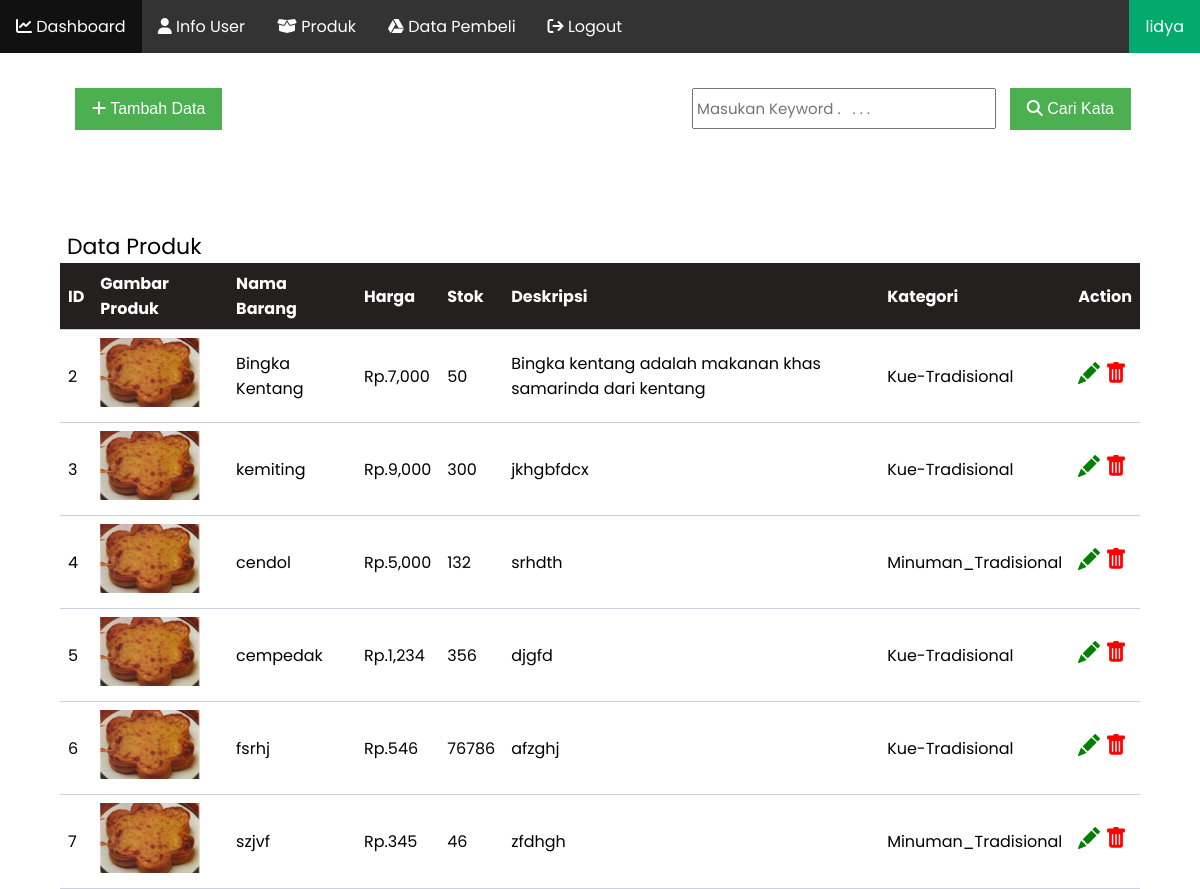
The app's page /admin/data_produk.php (signed in) with its own data.
### tables this page shows
CREATE TABLE `produk` (
  `id_produk` int(11) NOT NULL,
  `gambar` varchar(255) NOT NULL,
  `nama` varchar(30) NOT NULL,
  `harga` varchar(50) NOT NULL,
  `stok` varchar(11) NOT NULL,
  `deskripsi` text NOT NULL,
  `kategori` varchar(25) NOT NULL
);

### admin/data_produk.php (the view, shortened to what this page needs)
<?php
  $tampil = "SELECT * FROM produk ";
?>
<!DOCTYPE html>
<html lang="en">
<head>
</head>
<html>
<body>
  <nav>
    <ul>
    <li><a href="index.php"><i class="fa-solid fa-chart-line"></i> Dashboard</a></li>
    <li><a href="info_user.php"><i class="fa-solid fa-user"></i> Info User</a></li>
    <li><a href="data_produk.php"><i class="fa-solid fa-box-open"></i> Produk</a></li>
    <li><a href="data_beli.php"><i class="fa-brands fa-google-drive"></i> Data Pembeli</a></li>
    <li><a href="..\logout.php" onclick="return confirm('yakin?')"><i class="fa-solid fa-arrow-right-from-bracket"></i> Logout</a></li>
    <li style="float:right"><a href="profil_admin.php" class="active"><?php echo $_SESSION['username']?></a></li>
    </ul>
  </nav>
    <div class="tombol">
      <form    METHOD="POST" >
        <input type="text" name="keyword" style="height: 30px;" placeholder="Masukan Keyword .   . . . ">
        <button  class="create" type="submit" name="cari"><i class="fas fa-search"></i> Cari Kata</button>
      </form>
    </div>
    <a href="add_produk.php"><button class="tambah" ><i class="fa-solid fa-plus"></i> Tambah Data</button></a>
    <p class="info">Data Produk</p>
    <table>
        <tr>
            <th>ID</th>
            <th>Gambar Produk</th>
            <th>Nama Barang</th>
            <th>Harga</th>
            <th>Stok</th>
            <th>Deskripsi</th>
            <th>Kategori</th>
            <th>Action</th>
        </tr>
        <?php
        require "..\koneksi.php";
        $query = $db->query($tampil);
        foreach ($query as $data ){
        ?>
        <tr>
            <td><?php echo $data ['id_produk']?></td>
            <td><img src="../img/<?=$data['gambar']?>" alt="" width="100px"></td>
            <td><?php echo $data ['nama']?></td>
            <td>Rp.<?php echo number_format ($data ['harga'])?></td>
            <td><?php echo $data ['stok']?></td>
            <td><?php echo $data ['deskripsi']?></td>
            <td><?php echo $data ['kategori']?></td>
            <td colspan='2'>
              <svg xmlns="http://www.w3.org/2000/svg" width="22" height="22" fill="currentColor" class="bi bi-pencil-fill" viewBox="0 0 16 16">
                      <a class="ubah"  href="ubah_produk.php?id_produk=<?php echo $data ['id_produk']?>" onclick="return confirm('Ingin Mengubah Data?');" role="button">
                            <path d="M12.854.146a.5.5 0 0 0-.707 0L10.5 1.793 14.207 5.5l1.647-1.646a.5.5 0 0 0 0-.708l-3-3zm.646 6.061L9.793 2.5 3.293 9H3.5a.5.5 0 0 1 .5.5v.5h.5a.5.5 0 0 1 .5.5v.5h.5a.5.5 0 0 1 .5.5v.5h.5a.5.5 0 0 1 .5.5v.207l6.5-6.5zm-7.468 7.468A.5.5 0 0 1 6 13.5V13h-.5a.5.5 0 0 1-.5-.5V12h-.5a.5.5 0 0 1-.5-.5V11h-.5a.5.5 0 0 1-.5-.5V10h-.5a.499.499 0 0 1-.175-.032l-.179.178a.5.5 0 0 0-.11.168l-2 5a.5.5 0 0 0 .65.65l5-2a.5.5 0 0 0 .168-.11l.178-.178z"/>
                    </svg>
                <a class="hapus" href="hapus_produk.php?id_produk=<?php echo $data ['id_produk']?>" onclick="return confirm('Ingin Mengapus Data?');" role="button">
                </a>
            </td>
        </tr>
        <?php
		}
		?>
    </table>
</body>
</html>

### admin/data_produk.php (style rules this page uses)
body { font-family: 'Poppins', sans-serif; }
input[type=text] { margin-right:-65px; padding: 3.5px; margin-top: 8px; font-size: 15px; font-family: 'Poppins', sans-serif; }
ul { list-style-type: none; margin: 0; padding: 0; overflow: hidden; background-color: #333; }
li { float: left; }
li a { display: block; color: white; text-align: center; padding: 14px 16px; text-decoration: none; }
.active { cursor:pointer; background-color: #04AA6D; }
.tombol { float:right; }
* { margin: 0; padding: 0; }
button { background-color: #4CAF50; border: 4px; color: white; padding: 12px 17px; text-align: center; text-decoration: none; display: inline-block; font-size: 16px; margin: 35px 69px 0 75px; cursor: pointer; }
.info { color:black; font-size:22px; padding-left:67px; margin-top:100px; }
table { border-collapse: collapse; width: 90%; margin: auto; }
th, td { text-align: left; padding: 8px; border-bottom:1px solid #cad1db; }
th { background-color: #242020; color: white; }
.hapus { text-decoration: none; color:red; }

### records on screen
produk: id_produk "2", gambar (picture), nama "Bingka Kentang", harga "7,000", stok "50", deskripsi "Bingka kentang adalah makanan khas samarinda dari kentang", kategori "Kue-Tradisional"
produk: id_produk "3", gambar (picture), nama "kemiting", harga "9,000", stok "300", deskripsi "jkhgbfdcx", kategori "Kue-Tradisional"
produk: id_produk "4", gambar (picture), nama "cendol", harga "5,000", stok "132", deskripsi "srhdth", kategori "Minuman_Tradisional"
produk: id_produk "5", gambar (picture), nama "cempedak", harga "1,234", stok "356", deskripsi "djgfd", kategori "Kue-Tradisional"
produk: id_produk "6", gambar (picture), nama "fsrhj", harga "546", stok "76786", deskripsi "afzghj", kategori "Kue-Tradisional"
produk: id_produk "7", gambar (picture), nama "szjvf", harga "345", stok "46", deskripsi "zfdhgh", kategori "Minuman_Tradisional"

### other values on screen
$_SESSION['username'] "lidya"
